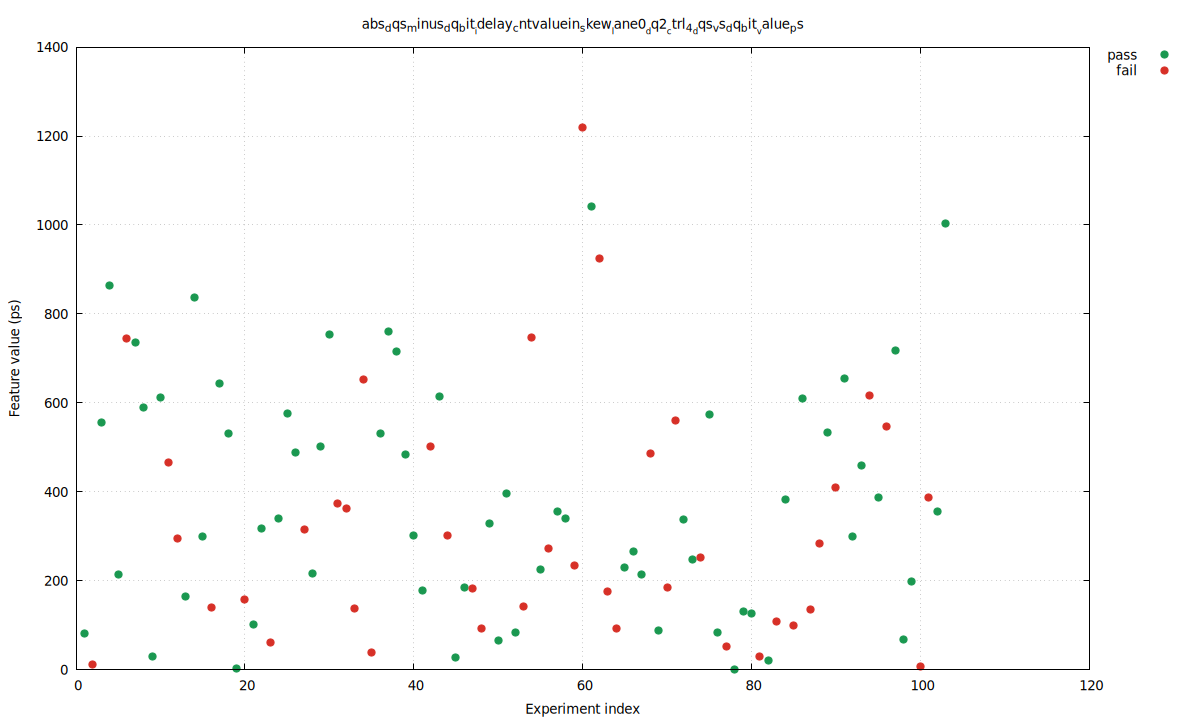

The gnuplot source for this figure:
set terminal pngcairo size 1200,720 enhanced font 'DejaVu Sans,10'
set output 'baseline_seed_31_60_skew_abs_dqs_minus_dq_bit_idelay_cntvaluein_skew_lane0_dq2_ctrl_4_dqs_vs_dq_bit_value_ps.png'
set datafile separator comma
set key outside right top
set grid
set xlabel 'Experiment index'
set ylabel 'Feature value (ps)'
set title 'abs_dqs_minus_dq_bit__idelay_cntvaluein_skew__lane0__dq2__ctrl_4__dqs_vs_dq_bit__value_ps'
plot \
  'baseline_seed_31_60_skew_abs_dqs_minus_dq_bit_idelay_cntvaluein_skew_lane0_dq2_ctrl_4_dqs_vs_dq_bit_value_ps.dat' using 1:4 with points pt 7 ps 1.2 lc rgb '#1a9850' title 'pass', \
  'baseline_seed_31_60_skew_abs_dqs_minus_dq_bit_idelay_cntvaluein_skew_lane0_dq2_ctrl_4_dqs_vs_dq_bit_value_ps.dat' using 1:5 with points pt 7 ps 1.2 lc rgb '#d73027' title 'fail'
